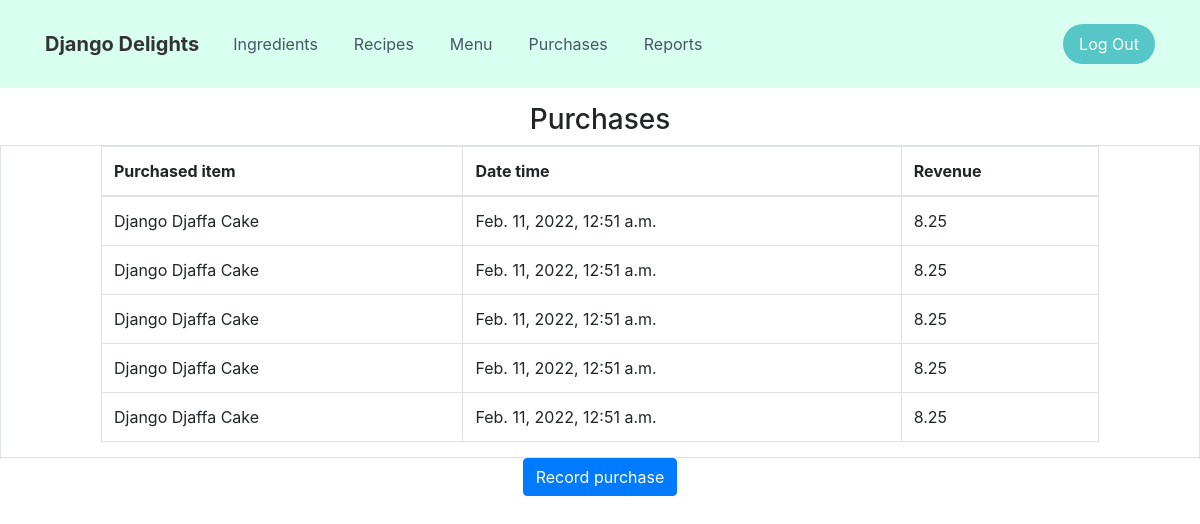
Before: /purchases/ (signed in) with the older database file.
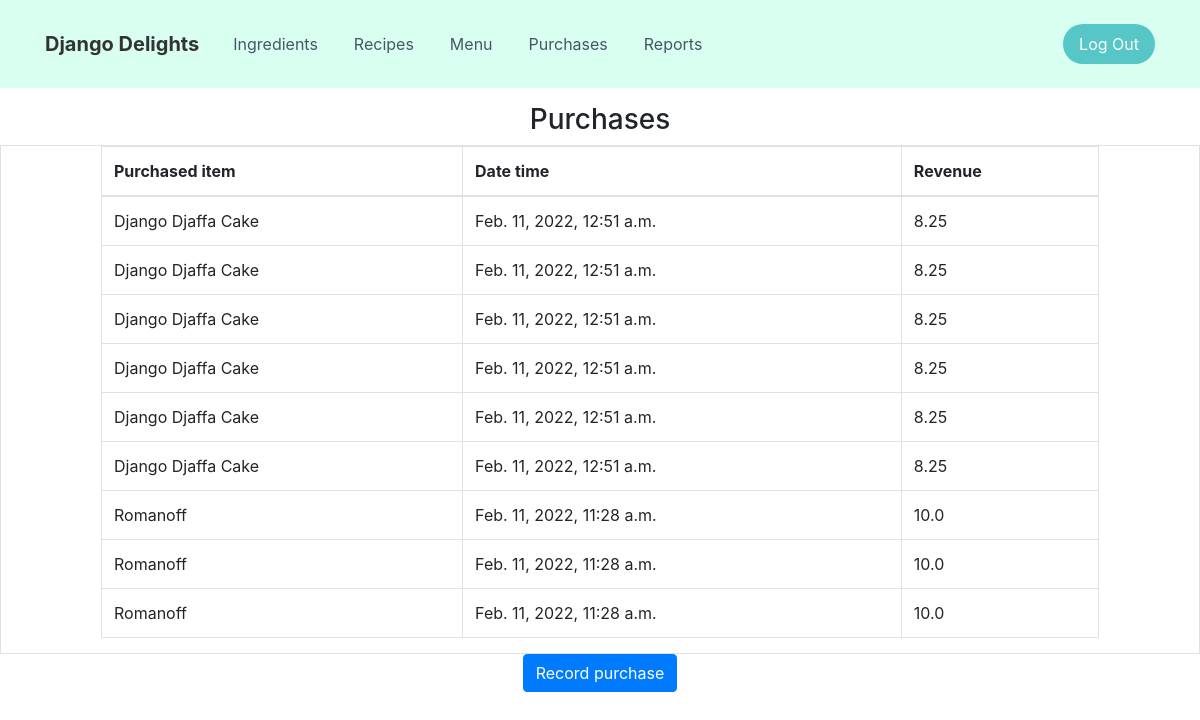
After: the same page with the newer database file.
### inventory/models.py (models this page shows, shortened)
class Purchase(models.Model):
    purchased_item = models.ForeignKey(MenuItem, on_delete=models.CASCADE)
    timestamp = models.DateTimeField(default=datetime.today())

class MenuItem(models.Model):
    name = models.CharField(max_length=100)
    price = models.FloatField(default=0)

### inventory/views.py (the view)
# urls.py: path('purchases/', views.PurchaseView.as_view(), name='purchases'),
class PurchaseView(LoginRequiredMixin, ListView):
    template_name = 'inventory/purchases.html'
    model = Purchase

### inventory/templates/inventory/purchases.html (shortened to what this page needs)
{%extends 'base.html'%}
{%load static%}
{%block content%}
    <div class="col">
        <h3 class="text-center" style="margin-top: 15px;">Purchases</h3>
    </div>
    <div class="table-responsive table-bordered" style="padding-right: 100px;padding-left: 100px;">
        <table class="table">
            <thead>
                <tr>
                    <th>Purchased item</th>
                    <th>Date time</th>
                    <th>Revenue</th>
                </tr>
            </thead>
            <tbody>
                  {%for purchase in purchase_list%}
                  <tr>
                      <td>{{ purchase.purchased_item.name }}</td>
                      <td>{{purchase.timestamp}}</td>
                      <td>{{purchase.purchased_item.price}}</td>
                  </tr>
                  {%endfor%}
            </tbody>
        </table>
    </div>
    <div class="row">
        <div class="col-lg-3 col-xl-4 offset-lg-4 d-lg-flex justify-content-lg-center"><a class="btn btn-primary" type="button" href="{% url 'add_purchase' %}">Record purchase</a></div>
    </div>
{%endblock%}

### inventory/templates/base.html (shortened to what this page needs)
<!DOCTYPE html>
{%load static%}
<html>
<head>
    <link rel="stylesheet" href="{%static 'assets/bootstrap/css/bootstrap.min.css'%}">
    <link rel="stylesheet" href="{%static 'assets/fonts/font-awesome.min.css'%}">
    <link rel="stylesheet" href="{%static 'assets/css/Features-Boxed.css'%}">
    <link rel="stylesheet" href="{%static 'assets/css/Navigation-with-Button.css'%}">
    <link rel="stylesheet" href="{%static 'assets/css/styles.css'%}">
</head>
<body style="padding: 0px;margin: 0px;">
    <nav class="navbar navbar-light navbar-expand-md navigation-clean-button" style="background-color: rgb(217,255,241);">
        <div class="container"><a class="navbar-brand" href="{% url 'home' %}">Django Delights</a>
            <div class="collapse navbar-collapse"
                id="navcol-1">
                <ul class="nav navbar-nav mr-auto">
                    <li class="nav-item" role="presentation"><a class="nav-link {% block ingredients %} {% endblock %}" href="{% url 'ingredients' %}">Ingredients</a></li>
                    <li class="nav-item" role="presentation"><a class="nav-link {% block recipes %} {% endblock %}" href="{% url 'recipes' %}">Recipes</a></li>
                    <li class="nav-item" role="presentation"><a class="nav-link {% block menu %} {% endblock %}" href="{% url 'menu' %}">Menu</a></li>
                    <li class="nav-item" role="presentation"><a class="nav-link {% block purchases %} {% endblock %}" href="{% url 'purchases' %}">Purchases</a></li>
                    <li class="nav-item" role="presentation"><a class="nav-link {% block reports %} {% endblock %}" href="{% url 'reports' %}">Reports</a></li>
                </ul><span class="navbar-text actions"> <a class="btn btn-light action-button" role="button" href="{% url 'logout' %}">Log Out</a></span></div>
        </div>
    </nav>
{% block content %}
{% endblock %}
</body>
</html>

### inventory/static/assets/css/Navigation-with-Button.css (style rules this page uses)
.navigation-clean-button { background: #fff; padding-top: .75rem; padding-bottom: .75rem; color: #333; border-radius: 0; box-shadow: none; border: none; margin-bottom: 0; }
@media (min-width:768px) { .navigation-clean-button { padding-top: 1rem; padding-bottom: 1rem; } }
.navigation-clean-button .navbar-brand { font-weight: bold; color: inherit; }
.navigation-clean-button .navbar-collapse, .navigation-clean-button .form-inline { border-top-color: #ddd; }
.navigation-clean-button.navbar .navbar-nav .nav-link { padding-left: 18px; padding-right: 18px; }
.navigation-clean-button.navbar-light .navbar-nav .nav-link { color: #465765; }
.navigation-clean-button .navbar-text .action-button, .navigation-clean-button .navbar-text .action-button:active, .navigation-clean-button .navbar-text .action-button:hover { background: #56c6c6; border-radius: 20px; font-size: inherit; color: #fff; box-shadow: none; border: none; text-shadow: none; padding: .5rem 1rem; transition: background-color 0.25s; font-size: inherit; }

### inventory/templates/base.html (style rules this page uses)
.row { margin-right: 0px; margin-left: 0px; }

Changed rows visible on the page:
added Purchase: purchased_item.name "Django Djaffa Cake", timestamp "Feb. 11, 2022, 12:51 a.m.", purchased_item.price "8.25"
added Purchase: purchased_item.name "Romanoff", timestamp "Feb. 11, 2022, 11:28 a.m.", purchased_item.price "10.0"
added Purchase: purchased_item.name "Romanoff", timestamp "Feb. 11, 2022, 11:28 a.m.", purchased_item.price "10.0"
added Purchase: purchased_item.name "Romanoff", timestamp "Feb. 11, 2022, 11:28 a.m.", purchased_item.price "10.0"
